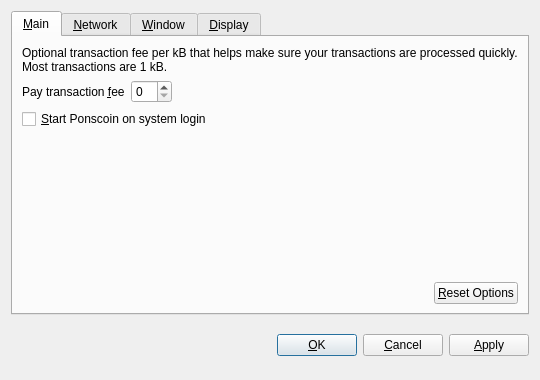
<?xml version="1.0" encoding="UTF-8"?>
<ui version="4.0">
 <class>OptionsDialog</class>
 <widget class="QDialog" name="OptionsDialog">
  <property name="geometry">
   <rect>
    <x>0</x>
    <y>0</y>
    <width>540</width>
    <height>380</height>
   </rect>
  </property>
  <property name="windowTitle">
   <string>Options</string>
  </property>
  <property name="modal">
   <bool>true</bool>
  </property>
  <layout class="QVBoxLayout" name="verticalLayout">
   <item>
    <widget class="QTabWidget" name="tabWidget">
     <property name="tabPosition">
      <enum>QTabWidget::North</enum>
     </property>
     <property name="currentIndex">
      <number>0</number>
     </property>
     <widget class="QWidget" name="tabMain">
      <attribute name="title">
       <string>&amp;Main</string>
      </attribute>
      <layout class="QVBoxLayout" name="verticalLayout_Main">
       <item>
        <widget class="QLabel" name="transactionFeeInfoLabel">
         <property name="text">
          <string>Optional transaction fee per kB that helps make sure your transactions are processed quickly. Most transactions are 1 kB.</string>
         </property>
         <property name="textFormat">
          <enum>Qt::PlainText</enum>
         </property>
         <property name="wordWrap">
          <bool>true</bool>
         </property>
        </widget>
       </item>
       <item>
        <layout class="QHBoxLayout" name="horizontalLayout_1_Main">
         <item>
          <widget class="QLabel" name="transactionFeeLabel">
           <property name="text">
            <string>Pay transaction &amp;fee</string>
           </property>
           <property name="textFormat">
            <enum>Qt::PlainText</enum>
           </property>
           <property name="buddy">
            <cstring>transactionFee</cstring>
           </property>
          </widget>
         </item>
         <item>
          <widget class="BitcoinAmountField" name="transactionFee"/>
         </item>
         <item>
          <spacer name="horizontalSpacer_1_Main">
           <property name="orientation">
            <enum>Qt::Horizontal</enum>
           </property>
           <property name="sizeHint" stdset="0">
            <size>
             <width>40</width>
             <height>20</height>
            </size>
           </property>
          </spacer>
         </item>
        </layout>
       </item>
       <item>
        <widget class="QCheckBox" name="bitcoinAtStartup">
         <property name="toolTip">
          <string>Automatically start Ponscoin after logging in to the system.</string>
         </property>
         <property name="text">
          <string>&amp;Start Ponscoin on system login</string>
         </property>
        </widget>
       </item>
       <item>
        <spacer name="verticalSpacer_Main">
         <property name="orientation">
          <enum>Qt::Vertical</enum>
         </property>
         <property name="sizeHint" stdset="0">
          <size>
           <width>20</width>
           <height>40</height>
          </size>
         </property>
        </spacer>
       </item>
       <item>
        <layout class="QHBoxLayout" name="horizontalLayout_2_Main">
         <item>
          <spacer name="horizontalSpacer_2_Main">
           <property name="orientation">
            <enum>Qt::Horizontal</enum>
           </property>
           <property name="sizeHint" stdset="0">
            <size>
             <width>40</width>
             <height>20</height>
            </size>
           </property>
          </spacer>
         </item>
         <item>
          <widget class="QPushButton" name="resetButton">
           <property name="toolTip">
            <string>Reset all client options to default.</string>
           </property>
           <property name="text">
            <string>&amp;Reset Options</string>
           </property>
           <property name="autoDefault">
            <bool>false</bool>
           </property>
          </widget>
         </item>
        </layout>
       </item>
      </layout>
     </widget>
     <widget class="QWidget" name="tabNetwork">
      <attribute name="title">
       <string>&amp;Network</string>
      </attribute>
      <layout class="QVBoxLayout" name="verticalLayout_Network">
       <item>
        <widget class="QCheckBox" name="mapPortUpnp">
         <property name="toolTip">
          <string>Automatically open the Ponscoin client port on the router. This only works when your router supports UPnP and it is enabled.</string>
         </property>
         <property name="text">
          <string>Map port using &amp;UPnP</string>
         </property>
        </widget>
       </item>
       <item>
        <widget class="QCheckBox" name="connectSocks">
         <property name="toolTip">
          <string>Connect to the Ponscoin network through a SOCKS proxy (e.g. when connecting through Tor).</string>
         </property>
         <property name="text">
          <string>&amp;Connect through SOCKS proxy:</string>
         </property>
        </widget>
       </item>
       <item>
        <layout class="QHBoxLayout" name="horizontalLayout_Network">
         <item>
          <widget class="QLabel" name="proxyIpLabel">
           <property name="text">
            <string>Proxy &amp;IP:</string>
           </property>
           <property name="textFormat">
            <enum>Qt::PlainText</enum>
           </property>
           <property name="buddy">
            <cstring>proxyIp</cstring>
           </property>
          </widget>
         </item>
         <item>
          <widget class="QValidatedLineEdit" name="proxyIp">
           <property name="maximumSize">
            <size>
             <width>140</width>
             <height>16777215</height>
            </size>
           </property>
           <property name="toolTip">
            <string>IP address of the proxy (e.g. 127.0.0.1)</string>
           </property>
          </widget>
         </item>
         <item>
          <widget class="QLabel" name="proxyPortLabel">
           <property name="text">
            <string>&amp;Port:</string>
           </property>
           <property name="textFormat">
            <enum>Qt::PlainText</enum>
           </property>
           <property name="buddy">
            <cstring>proxyPort</cstring>
           </property>
          </widget>
         </item>
         <item>
          <widget class="QLineEdit" name="proxyPort">
           <property name="maximumSize">
            <size>
             <width>55</width>
             <height>16777215</height>
            </size>
           </property>
           <property name="toolTip">
            <string>Port of the proxy (e.g. 9050)</string>
           </property>
          </widget>
         </item>
         <item>
          <widget class="QLabel" name="socksVersionLabel">
           <property name="text">
            <string>SOCKS &amp;Version:</string>
           </property>
           <property name="textFormat">
            <enum>Qt::PlainText</enum>
           </property>
           <property name="buddy">
            <cstring>socksVersion</cstring>
           </property>
          </widget>
         </item>
         <item>
          <widget class="QValueComboBox" name="socksVersion">
           <property name="toolTip">
            <string>SOCKS version of the proxy (e.g. 5)</string>
           </property>
          </widget>
         </item>
         <item>
          <spacer name="horizontalSpacer_Network">
           <property name="orientation">
            <enum>Qt::Horizontal</enum>
           </property>
           <property name="sizeHint" stdset="0">
            <size>
             <width>40</width>
             <height>20</height>
            </size>
           </property>
          </spacer>
         </item>
        </layout>
       </item>
       <item>
        <spacer name="verticalSpacer_Network">
         <property name="orientation">
          <enum>Qt::Vertical</enum>
         </property>
         <property name="sizeHint" stdset="0">
          <size>
           <width>20</width>
           <height>40</height>
          </size>
         </property>
        </spacer>
       </item>
      </layout>
     </widget>
     <widget class="QWidget" name="tabWindow">
      <attribute name="title">
       <string>&amp;Window</string>
      </attribute>
      <layout class="QVBoxLayout" name="verticalLayout_Window">
       <item>
        <widget class="QCheckBox" name="minimizeToTray">
         <property name="toolTip">
          <string>Show only a tray icon after minimizing the window.</string>
         </property>
         <property name="text">
          <string>&amp;Minimize to the tray instead of the taskbar</string>
         </property>
        </widget>
       </item>
       <item>
        <widget class="QCheckBox" name="minimizeOnClose">
         <property name="toolTip">
          <string>Minimize instead of exit the application when the window is closed. When this option is enabled, the application will be closed only after selecting Quit in the menu.</string>
         </property>
         <property name="text">
          <string>M&amp;inimize on close</string>
         </property>
        </widget>
       </item>
       <item>
        <spacer name="verticalSpacer_Window">
         <property name="orientation">
          <enum>Qt::Vertical</enum>
         </property>
         <property name="sizeHint" stdset="0">
          <size>
           <width>20</width>
           <height>40</height>
          </size>
         </property>
        </spacer>
       </item>
      </layout>
     </widget>
     <widget class="QWidget" name="tabDisplay">
      <attribute name="title">
       <string>&amp;Display</string>
      </attribute>
      <layout class="QVBoxLayout" name="verticalLayout_Display">
       <item>
        <layout class="QHBoxLayout" name="horizontalLayout_1_Display">
         <item>
          <widget class="QLabel" name="langLabel">
           <property name="text">
            <string>User Interface &amp;language:</string>
           </property>
           <property name="textFormat">
            <enum>Qt::PlainText</enum>
           </property>
           <property name="buddy">
            <cstring>lang</cstring>
           </property>
          </widget>
         </item>
         <item>
          <widget class="QValueComboBox" name="lang">
           <property name="toolTip">
            <string>The user interface language can be set here. This setting will take effect after restarting Ponscoin.</string>
           </property>
          </widget>
         </item>
        </layout>
       </item>
       <item>
        <layout class="QHBoxLayout" name="horizontalLayout_2_Display">
         <item>
          <widget class="QLabel" name="unitLabel">
           <property name="text">
            <string>&amp;Unit to show amounts in:</string>
           </property>
           <property name="textFormat">
            <enum>Qt::PlainText</enum>
           </property>
           <property name="buddy">
            <cstring>unit</cstring>
           </property>
          </widget>
         </item>
         <item>
          <widget class="QValueComboBox" name="unit">
           <property name="toolTip">
            <string>Choose the default subdivision unit to show in the interface and when sending coins.</string>
           </property>
          </widget>
         </item>
        </layout>
       </item>
       <item>
        <widget class="QCheckBox" name="displayAddresses">
         <property name="toolTip">
          <string>Whether to show Ponscoin addresses in the transaction list or not.</string>
         </property>
         <property name="text">
          <string>&amp;Display addresses in transaction list</string>
         </property>
        </widget>
       </item>
       <item>
        <spacer name="verticalSpacer_Display">
         <property name="orientation">
          <enum>Qt::Vertical</enum>
         </property>
         <property name="sizeHint" stdset="0">
          <size>
           <width>20</width>
           <height>40</height>
          </size>
         </property>
        </spacer>
       </item>
      </layout>
     </widget>
    </widget>
   </item>
   <item>
    <layout class="QHBoxLayout" name="horizontalLayout_Buttons">
     <item>
      <spacer name="horizontalSpacer_1">
       <property name="orientation">
        <enum>Qt::Horizontal</enum>
       </property>
       <property name="sizeHint" stdset="0">
        <size>
         <width>40</width>
         <height>48</height>
        </size>
       </property>
      </spacer>
     </item>
     <item>
      <widget class="QLabel" name="statusLabel">
       <property name="font">
        <font>
         <weight>75</weight>
         <bold>true</bold>
        </font>
       </property>
       <property name="text">
        <string/>
       </property>
       <property name="textFormat">
        <enum>Qt::PlainText</enum>
       </property>
       <property name="wordWrap">
        <bool>true</bool>
       </property>
      </widget>
     </item>
     <item>
      <spacer name="horizontalSpacer_2">
       <property name="orientation">
        <enum>Qt::Horizontal</enum>
       </property>
       <property name="sizeHint" stdset="0">
        <size>
         <width>40</width>
         <height>48</height>
        </size>
       </property>
      </spacer>
     </item>
     <item>
      <widget class="QPushButton" name="okButton">
       <property name="text">
        <string>&amp;OK</string>
       </property>
      </widget>
     </item>
     <item>
      <widget class="QPushButton" name="cancelButton">
       <property name="text">
        <string>&amp;Cancel</string>
       </property>
       <property name="autoDefault">
        <bool>false</bool>
       </property>
      </widget>
     </item>
     <item>
      <widget class="QPushButton" name="applyButton">
       <property name="text">
        <string>&amp;Apply</string>
       </property>
       <property name="autoDefault">
        <bool>false</bool>
       </property>
      </widget>
     </item>
    </layout>
   </item>
  </layout>
 </widget>
 <customwidgets>
  <customwidget>
   <class>BitcoinAmountField</class>
   <extends>QSpinBox</extends>
   <header>bitcoinamountfield.h</header>
  </customwidget>
  <customwidget>
   <class>QValueComboBox</class>
   <extends>QComboBox</extends>
   <header>qvaluecombobox.h</header>
  </customwidget>
  <customwidget>
   <class>QValidatedLineEdit</class>
   <extends>QLineEdit</extends>
   <header>qvalidatedlineedit.h</header>
  </customwidget>
 </customwidgets>
 <resources/>
 <connections/>
</ui>
